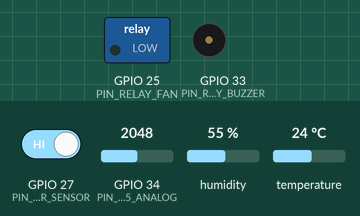
Simulated run of this program. Board: ESP32. Shown: switched loads named in the program (green lamp = pin HIGH), buzzer (waves = sounding, pin HIGH). The test bench sets the inputs (shaded band); at power-on: GPIO 34 (PIN_MQ135_ANALOG) = 2048, humidity 55 %, GPIO 27 (PIN_DOOR_SENSOR) HIGH, temperature 24 °C. WiFi joins after 1.5 s; servers stay silent unless stated; random numbers use the default seed unless the program sets one; no MQTT or app messages arrive unless stated; what the program prints to the serial monitor is not drawn.

Above: at 3.7 s.
3.8 s: GPIO 34 (PIN_MQ135_ANALOG) set to 1134
7.2 s: GPIO 34 (PIN_MQ135_ANALOG) set to 1049
At 9.8 s:
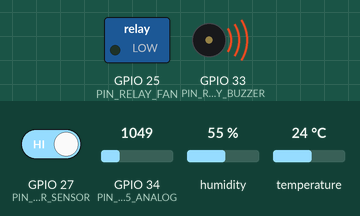
16.5 s: humidity set to 68 %
19.2 s: humidity set to 71 %
At 21.4 s:
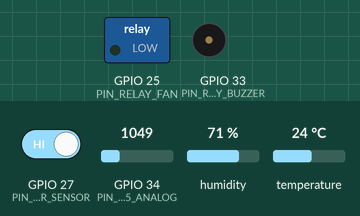
Timing chart, 0 to 22.9 s (numbered marks = the images above; inputs shaded):
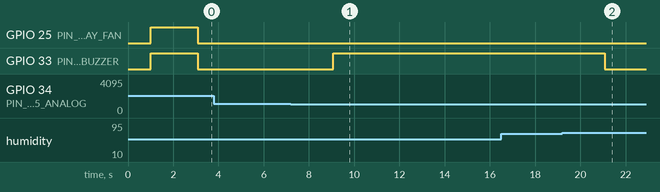

The program:

main.cpp
```cpp
#include <Arduino.h>
#include <WiFi.h>
#include <PubSubClient.h>
#include <Wire.h>
#include <Adafruit_AHTX0.h>
#include <ArduinoJson.h>
#include <math.h>

#include "config.h"

// =============================================================================
// KHỞI TẠO ĐỐI TƯỢNG VÀ BIẾN TOÀN CỤC
// =============================================================================
WiFiClient espClient;
PubSubClient mqttClient(espClient);

// Cảm biến nhiệt ẩm AHT20 (I2C 0x38)
Adafruit_AHTX0 aht;

// Cờ kiểm tra phần cứng vật lý có cắm hay không
bool hasRealAHT = false;

// Trạng thái cơ cấu chấp hành (Relay 2 kênh) và cảm biến từ cửa
bool fanState = false;            // Kênh 1 (IN1): false = OFF, true = ON
bool buzzerState = false;         // Kênh 2 (IN2): false = OFF, true = ON
bool isDoorOpen = false;          // false = Cửa đóng, true = Cửa mở
String controlMode = "AUTO";      // "AUTO" hoặc "MANUAL"
String currentRiskLevel = "SAFE"; // "SAFE", "WARNING", "HIGH_RISK"

// Dữ liệu vi khí hậu hiện tại
float currentTemperature = 24.0f;
float currentHumidity = 60.0f;
float currentGasPPM = 400.0f;     // Nồng độ khí gas lên men (ppm)
float currentEMC = 12.5f;         // Độ ẩm cân bằng hạt (%MC - TCVN)

// Các bộ định thời (Non-blocking timers với millis)
unsigned long lastTelemetryTime = 0;
unsigned long lastMqttRetryTime = 0;
unsigned long lastStatusHeartbeatTime = 0;
unsigned long samplingIntervalMs = DEFAULT_SAMPLING_INTERVAL_MS;

// Topic MQTT động theo DEVICE_ID
String topicTelemetry = String("grain/devices/") + DEVICE_ID + "/telemetry";
String topicStatus    = String("grain/devices/") + DEVICE_ID + "/status";
String topicCmd       = String("grain/devices/") + DEVICE_ID + "/cmd";
String topicAck       = String("grain/devices/") + DEVICE_ID + "/ack";

// =============================================================================
// HÀM TÍNH TOÁN ĐỘ ẨM CÂN BẰNG HẠT (EMC) THEO MÔ HÌNH HALSEY / TCVN 8370
// =============================================================================
float calculateHalseyEMC(float tempC, float rhPercent) {
  float rhClamped = constrain(rhPercent, 1.0f, 99.0f);
  float rhDec = rhClamped / 100.0f;
  float num = -log(1.0f - rhDec);
  float den = 0.000105f * (tempC + 35.0f);
  if (den <= 0) return 12.0f;
  float emc = sqrt(num / den);
  return round(emc * 10.0f) / 10.0f;
}

// =============================================================================
// ĐIỀU KHIỂN MODULE RELAY 2 KÊNH (K1: QUẠT 5V | K2: CÒI 5V)
// =============================================================================
static void setRelayPin(uint8_t pin, bool enable) {
  bool level = (RELAY_ACTIVE_LEVEL == LOW) ? !enable : enable;
  digitalWrite(pin, level ? HIGH : LOW);
}

void setFanRelay(bool enable) {
  fanState = enable;
  setRelayPin(PIN_RELAY_FAN, enable);
}

void setBuzzerRelay(bool enable) {
  buzzerState = enable;
  setRelayPin(PIN_RELAY_BUZZER, enable);
}

// =============================================================================
// ĐỌC CẢM BIẾN (AHT20, MQ-135 QUA MẠCH CHIA ÁP 15k+10k, CẢM BIẾN TỪ CỬA)
// =============================================================================
void readSensors() {
  // 1. Đọc Cảm biến Nhiệt độ & Độ ẩm AHT20 (I2C 0x38, nguồn 3.3V)
  if (hasRealAHT) {
    sensors_event_t humidityEvent, tempEvent;
    aht.getEvent(&humidityEvent, &tempEvent);
    if (!isnan(tempEvent.temperature) && !isnan(humidityEvent.relative_humidity)) {
      currentTemperature = round(tempEvent.temperature * 10.0f) / 10.0f;
      currentHumidity = round(humidityEvent.relative_humidity * 10.0f) / 10.0f;
    }
  } else {
    // Chế độ mô phỏng an toàn khi chưa cắm AHT20 vật lý
    currentTemperature = 24.2f + (random(-5, 6) / 10.0f);
    currentHumidity = 61.5f + (random(-8, 9) / 10.0f);
  }

  // 2. Đọc Cảm biến MQ-135 (GPIO 34 qua cầu chia áp 15kΩ + 10kΩ -> max ~2.0V / ADC ~2482)
  int rawADC = analogRead(PIN_MQ135_ANALOG);
  if (rawADC > 100) {
    int clampedADC = constrain(rawADC, 0, MQ135_ADC_MAX);
    currentGasPPM = map(clampedADC, 0, MQ135_ADC_MAX, 300, 1200);
  } else {
    currentGasPPM = 405.0f + random(-10, 11);
  }

  // 3. Đọc Cảm biến từ cửa kho (Digital D0 - GPIO 27)
  int doorVal = digitalRead(PIN_DOOR_SENSOR);
  isDoorOpen = (doorVal == DOOR_STATE_OPEN_LOGIC);

  // 4. Tính toán độ ẩm hạt Halsey EMC
  currentEMC = calculateHalseyEMC(currentTemperature, currentHumidity);

  // 5. Đánh giá mức độ rủi ro theo quy chuẩn TCVN 8370:2018
  String evaluatedRisk = "SAFE";
  if (currentHumidity >= THRESHOLD_HUM_CRIT || currentTemperature >= THRESHOLD_TEMP_CRIT ||
      currentEMC >= THRESHOLD_EMC_CRIT || currentGasPPM >= THRESHOLD_GAS_CRIT) {
    evaluatedRisk = "HIGH_RISK";
  } else if (currentHumidity >= THRESHOLD_HUM_WARN || currentTemperature >= THRESHOLD_TEMP_WARN ||
             currentEMC >= THRESHOLD_EMC_WARN || currentGasPPM >= THRESHOLD_GAS_WARN) {
    evaluatedRisk = "WARNING";
  }

  currentRiskLevel = evaluatedRisk;

  // Cảnh báo Còi (Relay Kênh 2 - IN2): Tự động hú khi HIGH_RISK
  if (currentRiskLevel == "HIGH_RISK") {
    setBuzzerRelay(true);
  } else if (controlMode == "AUTO") {
    setBuzzerRelay(false);
  }

  // Vận hành tự chủ quạt tại biên (Edge Autonomous Fallback):
  // Khi ở chế độ AUTO, nếu rủi ro WARNING hoặc HIGH_RISK -> Tự động BẬT Quạt qua Relay Kênh 1 (IN1)
  if (controlMode == "AUTO") {
    if (evaluatedRisk == "WARNING" || evaluatedRisk == "HIGH_RISK") {
      setFanRelay(true);
    } else {
      setFanRelay(false);
    }
  }
}

// =============================================================================
// GỬI BẢN TIN TRẠNG THÁI /status VÀ TELEMETRY /telemetry
// =============================================================================
void sendStatusHeartbeat() {
  if (!mqttClient.connected()) return;

  JsonDocument doc;
  doc["device_id"]  = DEVICE_ID;
  doc["state"]      = "ONLINE";
  doc["ip_address"] = WiFi.localIP().toString();
  doc["fw_version"] = FIRMWARE_VERSION;
  doc["hw_version"] = HARDWARE_VERSION;
  doc["uptime_sec"] = millis() / 1000;
  doc["timestamp"]  = millis();

  char buffer[512];
  serializeJson(doc, buffer);
  mqttClient.publish(topicStatus.c_str(), buffer, true); // Retain flag
  Serial.printf("📡 [MQTT] Da phat ban tin Heartbeat ONLINE len %s\n", topicStatus.c_str());
}

void sendTelemetry() {
  if (!mqttClient.connected()) return;

  unsigned long nowSec = millis() / 1000;
  String msgId = "msg_esp_" + String(nowSec) + "_" + String(random(100, 999));

  JsonDocument doc;
  doc["msg_id"]     = msgId;
  doc["device_id"]  = DEVICE_ID;
  doc["fw_version"] = FIRMWARE_VERSION;
  doc["timestamp"]  = millis();

  // Metrics (Nhiệt độ, Độ ẩm không khí, Gas, EMC, Cảm biến từ cửa)
  JsonObject metrics = doc["metrics"].to<JsonObject>();

  JsonObject mTemp = metrics["temperature"].to<JsonObject>();
  mTemp["value"] = currentTemperature;
  mTemp["unit"]  = "C";

  JsonObject mHum = metrics["humidity_air"].to<JsonObject>();
  mHum["value"] = currentHumidity;
  mHum["unit"]  = "%RH";

  JsonObject mGas = metrics["gas_ppm"].to<JsonObject>();
  mGas["value"] = currentGasPPM;
  mGas["unit"]  = "ppm";

  JsonObject mEMC = metrics["estimated_emc"].to<JsonObject>();
  mEMC["value"] = currentEMC;
  mEMC["unit"]  = "%MC";

  JsonObject mDoor = metrics["door_sensor"].to<JsonObject>();
  mDoor["is_open"] = isDoorOpen;
  mDoor["status"]  = isDoorOpen ? "OPEN" : "CLOSED";

  // Actuators & Risk Level
  JsonObject actuators = doc["actuators"].to<JsonObject>();
  actuators["fan_state"]    = fanState ? "ON" : "OFF";
  actuators["buzzer_state"] = buzzerState ? "ON" : "OFF";
  actuators["door_state"]   = isDoorOpen ? "OPEN" : "CLOSED";
  actuators["control_mode"] = controlMode;
  actuators["risk_level"]   = currentRiskLevel;

  doc["rssi"] = WiFi.RSSI();

  char buffer[768];
  serializeJson(doc, buffer);
  mqttClient.publish(topicTelemetry.c_str(), buffer, false);

  Serial.printf("📊 [Telemetry] T=%.1fC | RH=%.1f%% | EMC=%.1f%% | Gas=%.0f | Door=%s | Fan=%s | Buzzer=%s | Risk=%s\n",
                currentTemperature, currentHumidity, currentEMC, currentGasPPM,
                isDoorOpen ? "OPEN" : "CLOSED",
                fanState ? "ON" : "OFF",
                buzzerState ? "ON" : "OFF",
                currentRiskLevel.c_str());
}

// =============================================================================
// XỬ LÝ LỆNH ĐIỀU KHIỂN TỪ BACKEND (/cmd) VÀ PHẢN HỒI ACK (/ack)
// =============================================================================
void handleIncomingCommand(char* topic, byte* payload, unsigned int length) {
  char jsonBuffer[512];
  if (length >= sizeof(jsonBuffer)) length = sizeof(jsonBuffer) - 1;
  memcpy(jsonBuffer, payload, length);
  jsonBuffer[length] = '\0';

  Serial.printf("📥 [MQTT Command] Nhan lenh tu topic %s: %s\n", topic, jsonBuffer);

  JsonDocument cmdDoc;
  DeserializationError error = deserializeJson(cmdDoc, jsonBuffer);
  if (error) {
    Serial.println("❌ [MQTT] Giai ma JSON lenh that bai!");
    return;
  }

  const char* cmdId = cmdDoc["cmd_id"];
  const char* cmdType = cmdDoc["type"];
  JsonObject payloadObj = cmdDoc["payload"];

  String ackMessage = "Lenh thuc thi thanh cong";

  if (cmdType && strcmp(cmdType, "ACTUATOR_CONTROL") == 0) {
    const char* action = payloadObj["action"];
    const char* target = payloadObj["target"];
    const char* mode = payloadObj["control_mode"];

    if (mode) controlMode = String(mode);

    // 1. Điều khiển Quạt thông gió (Relay Kênh 1 - IN1)
    if (!target || strcmp(target, "VENTILATION_FAN") == 0) {
      if (action && strcmp(action, "TURN_ON") == 0) {
        setFanRelay(true);
        ackMessage = "Relay K1 GPIO " + String(PIN_RELAY_FAN) + " activated (Quat thong gio BAT)";
      } else if (action && strcmp(action, "TURN_OFF") == 0) {
        setFanRelay(false);
        ackMessage = "Relay K1 GPIO " + String(PIN_RELAY_FAN) + " deactivated (Quat thong gio TAT)";
      }
    }
    // 2. Điều khiển Còi báo động (Relay Kênh 2 - IN2)
    else if (strcmp(target, "ALARM_BUZZER") == 0) {
      if (action && strcmp(action, "TURN_ON") == 0) {
        setBuzzerRelay(true);
        ackMessage = "Relay K2 GPIO " + String(PIN_RELAY_BUZZER) + " activated (Coi bao dong BAT)";
      } else if (action && strcmp(action, "TURN_OFF") == 0) {
        setBuzzerRelay(false);
        ackMessage = "Relay K2 GPIO " + String(PIN_RELAY_BUZZER) + " deactivated (Coi bao dong TAT)";
      }
    }
  } else if (cmdType && strcmp(cmdType, "UPDATE_CONFIG") == 0) {
    unsigned long interval = payloadObj["sampling_interval_ms"];
    if (interval >= 1000) {
      samplingIntervalMs = interval;
      ackMessage = "Da cap nhat chu ky lay mau: " + String(samplingIntervalMs) + "ms";
    }
  }

  // Tự động phản hồi bản tin xác nhận /ack sau 300ms
  delay(300);

  JsonDocument ackDoc;
  ackDoc["cmd_id"]      = cmdId ? cmdId : "cmd_unknown";
  ackDoc["device_id"]   = DEVICE_ID;
  ackDoc["status"]      = "SUCCESS";
  ackDoc["executed_at"] = millis();

  JsonObject currentActs = ackDoc["current_actuators"].to<JsonObject>();
  currentActs["fan_state"]    = fanState ? "ON" : "OFF";
  currentActs["buzzer_state"] = buzzerState ? "ON" : "OFF";
  currentActs["door_state"]   = isDoorOpen ? "OPEN" : "CLOSED";
  currentActs["control_mode"] = controlMode;

  ackDoc["message"] = ackMessage;

  char ackBuffer[512];
  serializeJson(ackDoc, ackBuffer);
  mqttClient.publish(topicAck.c_str(), ackBuffer, false);

  Serial.printf("📤 [MQTT ACK] Da gui phan hoi ACK: %s\n", ackMessage.c_str());
}

// =============================================================================
// QUẢN LÝ KẾT NỐI WI-FI VÀ MQTT BROKER (NON-BLOCKING AUTO-RECONNECT)
// =============================================================================
void connectWiFi() {
  if (WiFi.status() == WL_CONNECTED) return;

  Serial.printf("📡 [Wi-Fi] Dang ket noi toi SSID: %s", WIFI_SSID);
  WiFi.mode(WIFI_STA);
  WiFi.begin(WIFI_SSID, WIFI_PASSWORD);

  unsigned long startAttempt = millis();
  while (WiFi.status() != WL_CONNECTED && millis() - startAttempt < 10000) {
    delay(500);
    Serial.print(".");
  }

  if (WiFi.status() == WL_CONNECTED) {
    Serial.printf("\n✅ [Wi-Fi] Ket noi thanh cong! IP: %s | RSSI: %d dBm\n",
                  WiFi.localIP().toString().c_str(), WiFi.RSSI());
  } else {
    Serial.println("\n⚠️ [Wi-Fi] Chua the ket noi Wi-Fi, se thu lai ngam...");
  }
}

void connectMQTT() {
  if (mqttClient.connected() || WiFi.status() != WL_CONNECTED) return;

  Serial.printf("🔌 [MQTT] Dang ket noi toi Broker: %s:%d...\n", MQTT_SERVER_IP, MQTT_SERVER_PORT);

  // Chuẩn bị bản tin Last Will and Testament (LWT) khi thiết bị đứt kết nối đột ngột
  String lwtPayload = "{\"device_id\":\"" + String(DEVICE_ID) + "\",\"state\":\"OFFLINE\"}";

  bool success = false;
  if (strlen(MQTT_USERNAME) > 0) {
    success = mqttClient.connect(DEVICE_ID, MQTT_USERNAME, MQTT_PASSWORD,
                                 topicStatus.c_str(), 1, true, lwtPayload.c_str());
  } else {
    success = mqttClient.connect(DEVICE_ID, topicStatus.c_str(), 1, true, lwtPayload.c_str());
  }

  if (success) {
    Serial.println("✅ [MQTT] Ket noi MQTT Broker thanh cong!");

    // Subscribe nhận lệnh điều khiển từ Backend (/cmd)
    mqttClient.subscribe(topicCmd.c_str(), 1);
    Serial.printf("📡 [MQTT] Da subscribe topic dieu khien: %s\n", topicCmd.c_str());

    // Phát bản tin ONLINE đầu tiên
    sendStatusHeartbeat();
  } else {
    Serial.printf("❌ [MQTT] Ket noi that bai, ma loi rc=%d\n", mqttClient.state());
  }
}

// =============================================================================
// SETUP KHỞI TẠO HỆ THỐNG
// =============================================================================
void setup() {
  Serial.begin(115200);
  delay(1000);
  Serial.println("\n========================================================");
  Serial.printf("🌾 SMART GRAIN STORAGE IOT NODE - %s (TCVN 8370)\n", DEVICE_ID);
  Serial.printf("Firmware v%s | Hardware: %s\n", FIRMWARE_VERSION, HARDWARE_VERSION);
  Serial.println("========================================================");

  // 1. Cấu hình chân Relay 2 kênh và Cảm biến từ cửa
  pinMode(PIN_RELAY_FAN, OUTPUT);
  pinMode(PIN_RELAY_BUZZER, OUTPUT);
  pinMode(PIN_DOOR_SENSOR, DOOR_PIN_MODE);

  // Trạng thái ban đầu: Tắt Quạt, Tắt Còi
  setFanRelay(false);
  setBuzzerRelay(false);

  // 2. Khởi tạo Bus I2C (SDA=21, SCL=22)
  Wire.begin(PIN_I2C_SDA, PIN_I2C_SCL);

  // 3. Khởi tạo Cảm biến AHT20 (Địa chỉ mặc định 0x38, nguồn 3.3V)
  if (aht.begin()) {
    hasRealAHT = true;
    Serial.println("✅ [Hardware] Cam bien nhiet am AHT20 san sang (I2C 0x38)!");
  } else {
    Serial.println("⚠️ [Hardware] Khong tim thay AHT20! Tu dong chay Che Do Gia Lap Test an toan.");
  }

  // 4. Cấu hình MQTT Client
  mqttClient.setServer(MQTT_SERVER_IP, MQTT_SERVER_PORT);
  mqttClient.setCallback(handleIncomingCommand);
  mqttClient.setBufferSize(768);

  // 5. Kết nối Wi-Fi & MQTT
  connectWiFi();
  connectMQTT();
}

// =============================================================================
// VÒNG LẶP CHÍNH (NON-BLOCKING MAIN LOOP)
// =============================================================================
void loop() {
  unsigned long currentMillis = millis();

  // A. Tự động kết nối lại Wi-Fi và MQTT mỗi 5 giây nếu mất mạng
  if (currentMillis - lastMqttRetryTime >= 5000) {
    lastMqttRetryTime = currentMillis;
    if (WiFi.status() != WL_CONNECTED) {
      connectWiFi();
    } else if (!mqttClient.connected()) {
      connectMQTT();
    }
  }

  // B. Giữ nhịp MQTT Client loop lắng nghe lệnh từ Broker
  if (mqttClient.connected()) {
    mqttClient.loop();
  }

  // C. Đọc cảm biến định kỳ và gửi Telemetry (Mặc định mỗi 3000ms)
  if (currentMillis - lastTelemetryTime >= samplingIntervalMs) {
    lastTelemetryTime = currentMillis;
    readSensors();
    sendTelemetry();
  }

  // D. Gửi Heartbeat định kỳ mỗi 30 giây để duy trì Online
  if (currentMillis - lastStatusHeartbeatTime >= 30000) {
    lastStatusHeartbeatTime = currentMillis;
    sendStatusHeartbeat();
  }
}
```

Source omitted: config.h (3353 bytes)

Measured:
- the behaviour switches between 1104 and 1103 on GPIO 34 (PIN_MQ135_ANALOG) (found by bisection; images 0 and 1)
- the behaviour switches between 69 and 70 % on humidity (found by bisection; images 1 and 2)
- after the input at 3.8 s, every drawn part: stays the same
- after the input at 7.2 s, GPIO 33 (PIN_RELAY_BUZZER): LOW → HIGH after 1.9 s
- after the input at 16.5 s, every drawn part: stays the same
- after the input at 19.2 s, GPIO 33 (PIN_RELAY_BUZZER): HIGH → LOW after 1.9 s
